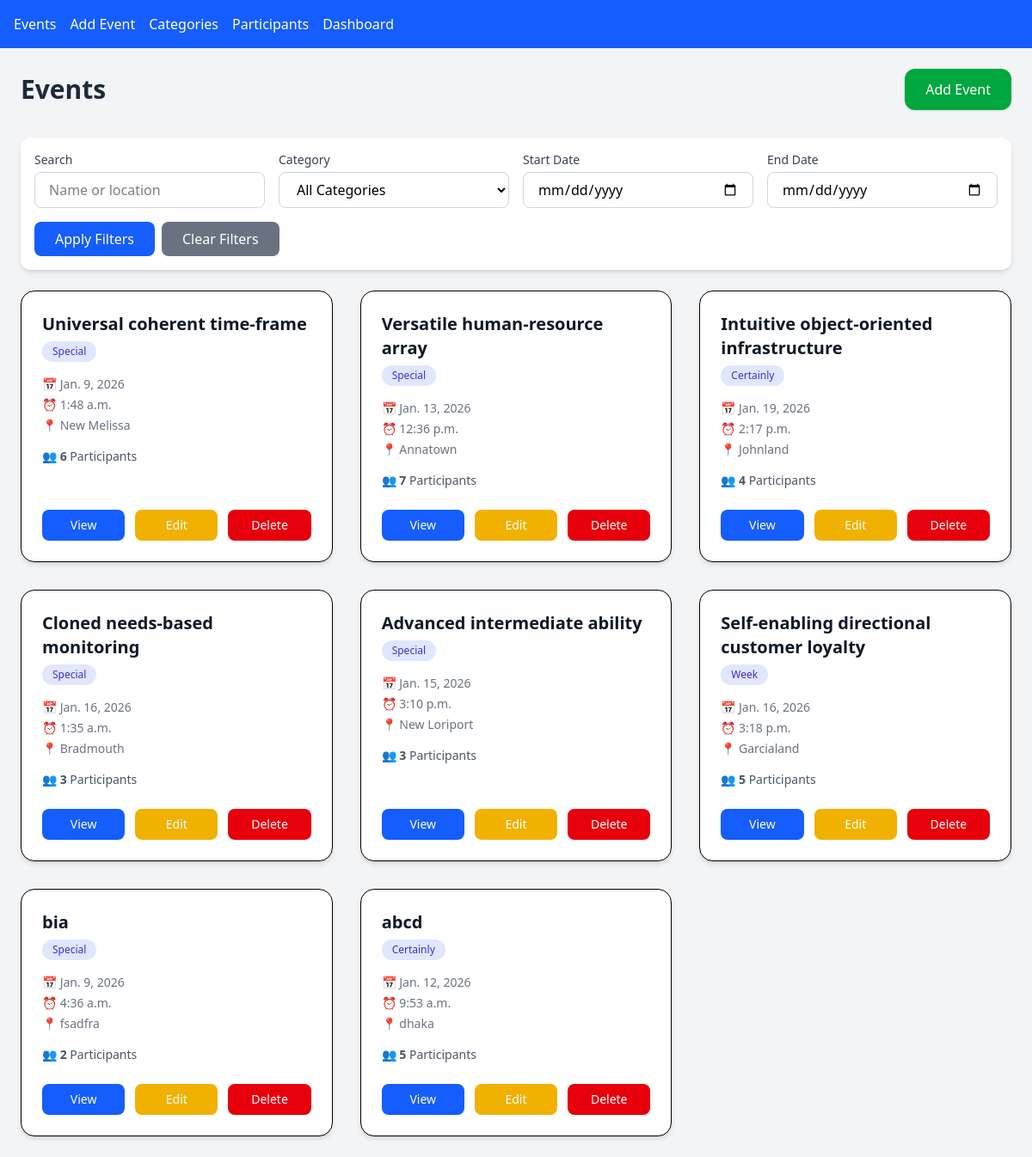
The page / on the database its author committed.
### events/models.py (models this page shows, shortened)
class Event(models.Model):
    name = models.CharField(max_length=200)
    description = models.TextField()
    date = models.DateField()
    time = models.TimeField()
    location = models.CharField(max_length=200)
    category = models.ForeignKey(Category, on_delete=models.CASCADE, related_name='events')
    participants = models.ManyToManyField(Participant, blank=True)

class Category(models.Model):
    name = models.CharField(max_length=100)
    description = models.TextField()

### events/views.py (the view)
# urls.py: path('', views.event_list, name='event_list'),
def event_list(request):
    events = Event.objects.select_related('category').prefetch_related('participants')
    start = request.GET.get('start')
    end = request.GET.get('end')
    category_id = request.GET.get('category')
    search = request.GET.get('search')
    if search:
        events = events.filter(
            Q(name__icontains=search) | Q(location__icontains=search)
        )
    if start and end:
        events = events.filter(date__range=[start, end])
    if category_id:
        events = events.filter(category_id=category_id)
    categories = Category.objects.all()
    return render(request, 'events/event_list.html', {
        'events': events,
        'categories': categories,
        'search': search,
        'selected_category': category_id,
        'start_date': start,
        'end_date': end,
    })

### templates/events/event_list.html (shortened to what this page needs)
{% extends 'base.html' %}
{% block content %}
<div class="flex flex-col sm:flex-row sm:justify-between sm:items-center gap-4 mb-8">
  <h1 class="text-3xl font-bold text-gray-800">Events</h1>
  <a href="{% url 'event_create' %}"
     class="inline-flex items-center gap-2 bg-green-600 hover:bg-green-700 text-white px-6 py-3 rounded-xl shadow transition">
    Add Event
  </a>
</div>
<form method="get" class="mb-6 bg-white p-4 rounded-xl shadow-md">
  <div class="grid grid-cols-1 md:grid-cols-2 lg:grid-cols-4 gap-4">
    <div>
      <label class="block text-sm font-medium text-gray-700 mb-1">Search</label>
      <input type="text" name="search"
             value="{{ search|default:'' }}"
             placeholder="Name or location"
             class="w-full px-4 py-2 border border-gray-300 rounded-lg focus:outline-none focus:ring-2 focus:ring-blue-500">
    </div>
    <div>
      <label class="block text-sm font-medium text-gray-700 mb-1">Category</label>
      <select name="category"
              class="w-full px-4 py-2 border border-gray-300 rounded-lg focus:outline-none focus:ring-2 focus:ring-blue-500">
        <option value="">All Categories</option>
      </select>
    </div>
    <div>
      <label class="block text-sm font-medium text-gray-700 mb-1">Start Date</label>
      <input type="date" name="start"
             value="{{ start_date|default:'' }}"
             class="w-full px-4 py-2 border border-gray-300 rounded-lg focus:outline-none focus:ring-2 focus:ring-blue-500">
    </div>
    <div>
      <label class="block text-sm font-medium text-gray-700 mb-1">End Date</label>
      <input type="date" name="end"
             value="{{ end_date|default:'' }}"
             class="w-full px-4 py-2 border border-gray-300 rounded-lg focus:outline-none focus:ring-2 focus:ring-blue-500">
    </div>
  </div>
  <div class="flex gap-2 mt-4">
    <button type="submit" class="bg-blue-600 hover:bg-blue-700 text-white px-6 py-2 rounded-lg font-medium transition">
      Apply Filters
    </button>
    <a href="{% url 'event_list' %}" class="bg-gray-500 hover:bg-gray-600 text-white px-6 py-2 rounded-lg font-medium transition">
      Clear Filters
    </a>
  </div>
</form>
<div class="grid grid-cols-1 md:grid-cols-2 lg:grid-cols-3 gap-8">
  {% for event in events %}
  <div class="bg-white rounded-2xl shadow-md hover:shadow-xl transition duration-300 p-6 flex flex-col justify-between border">
    <div>
      <h3 class="text-xl font-semibold text-gray-900 mb-1">
        {{ event.name }}
      </h3>
      <span class="inline-block bg-indigo-100 text-indigo-700 text-xs font-medium px-3 py-1 rounded-full">
        {{ event.category.name }}
      </span>
      <div class="text-gray-500 text-sm mt-4 space-y-1">
        <p>📅 <span class="font-medium">{{ event.date }}</span></p>
        <p>⏰ <span class="font-medium">{{ event.time }}</span></p>
        <p>📍 <span class="font-medium">{{ event.location }}</span></p>
      </div>
      <p class="text-gray-600 text-sm mt-4">
        👥 <span class="font-semibold">{{ event.participants.count }}</span> Participants
      </p>
    </div>
    <div class="mt-6 grid grid-cols-3 gap-3">
      <a href="{% url 'event_detail' event.id %}"
         class="flex items-center justify-center gap-1 bg-blue-600 hover:bg-blue-700 text-white py-2 rounded-lg text-sm font-medium transition">
        View
      </a>
      <a href="{% url 'event_update' event.id %}"
         class="flex items-center justify-center gap-1 bg-yellow-500 hover:bg-yellow-600 text-white py-2 rounded-lg text-sm font-medium transition">
        Edit
      </a>
      <a href="{% url 'event_delete' event.id %}"
         onclick="return confirm('Are you sure you want to delete this event?')"
         class="flex items-center justify-center gap-1 bg-red-600 hover:bg-red-700 text-white py-2 rounded-lg text-sm font-medium transition">
        Delete
      </a>
    </div>
  </div>
  {% empty %}
    <p class="text-gray-500 col-span-full text-center text-lg">
      😔 No events found.
    </p>
  {% endfor %}
</div>
{% endblock %}

### templates/base.html (shortened to what this page needs)
{% load static %}
<!DOCTYPE html>
<html lang="en">
  <head>
    <link rel="stylesheet" href="{% static 'css/styles.css' %}">
  </head>
  <body class="bg-gray-100">
    <nav class="bg-blue-600 p-4 text-white flex gap-4">
      <a href="/">Events</a>
      <a href="/events/add/">Add Event</a>
      <a href="/categories/">Categories</a>
      <a href="/participants/">Participants</a>
      <a href="/dashboard/">Dashboard</a>
    </nav>
    <div class="p-6">{% block content %}{% endblock %}</div>
  </body>
</html>

### rows shown on the page
Event: name "Universal coherent time-frame", category.name "Special", date "Jan. 9, 2026", time "1:48 a.m.", location "New Melissa", participants.count "6"
Event: name "Versatile human-resource array", category.name "Special", date "Jan. 13, 2026", time "12:36 p.m.", location "Annatown", participants.count "7"
Event: name "Intuitive object-oriented infrastructure", category.name "Certainly", date "Jan. 19, 2026", time "2:17 p.m.", location "Johnland", participants.count "4"
Event: name "Cloned needs-based monitoring", category.name "Special", date "Jan. 16, 2026", time "1:35 a.m.", location "Bradmouth", participants.count "3"
Event: name "Advanced intermediate ability", category.name "Special", date "Jan. 15, 2026", time "3:10 p.m.", location "New Loriport", participants.count "3"
Event: name "Self-enabling directional customer loyalty", category.name "Week", date "Jan. 16, 2026", time "3:18 p.m.", location "Garcialand", participants.count "5"
Event: name "bia", category.name "Special", date "Jan. 9, 2026", time "4:36 a.m.", location "fsadfra", participants.count "2"
Event: name "abcd", category.name "Certainly", date "Jan. 12, 2026", time "9:53 a.m.", location "dhaka", participants.count "5"
